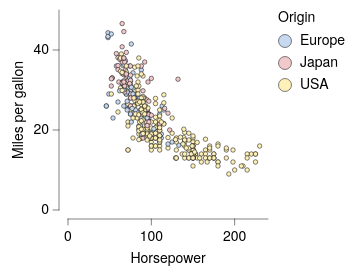

Here is the Vega-Lite specification saved for this chart:
### Vega-Lite specification from a JSON file in a GitHub repository (floating-point values rounded to 4 significant figures; data arrays with more than 128 entries replaced by an {"elided": "..."} marker saying what was removed)
{"background": null, "config": {"arc": {"fill": "#DBDBDB", "fillOpacity": 1.0, "innerRadius": 25.0, "padAngle": 0.03, "stroke": "black", "strokeOpacity": 1, "strokeWidth": 0.25}, "area": {"fill": "#DBDBDB", "fillOpacity": 1.0, "stroke": "black", "strokeOpacity": 1, "strokeWidth": 0.25}, "axis": {"domain": true, "domainCap": "round", "domainColor": "black", "domainWidth": 0.25, "grid": false, "gridCap": "round", "gridColor": "#F1F1F1", "gridDash": [0, 0], "gridOpacity": 1.0, "gridWidth": 0.25, "labelColor": "black", "labelFont": "Helvetica Neue", "labelFontSize": 7, "labelFontStyle": "normal", "labelFontWeight": 400, "offset": 4.5, "ticks": true, "tickCap": "round", "tickColor": "black", "tickRound": false, "tickSize": 3, "tickWidth": 0.25, "titleColor": "black", "titleFont": "Helvetica Neue", "titleFontSize": 7, "titleFontStyle": "normal", "titleFontWeight": 400}, "axisX": {"domain": true, "labelAlign": "center", "labelAngle": 0, "labels": true, "ticks": true, "translate": 0}, "axisY": {"domain": true, "labelAlign": "right", "labelAngle": 0, "labels": true, "ticks": true, "translate": 0}, "axisRight": {"domain": true, "labelAlign": "left", "labelAngle": 0, "labels": true, "ticks": true, "translate": 0}, "axisTop": {"domain": true, "labelAlign": "center", "labelAngle": 0, "labels": true, "ticks": true, "translate": 0}, "axisBand": {"tickOffset": 0}, "bar": {"fill": "#DBDBDB", "fillOpacity": 1.0, "stroke": "black", "strokeOpacity": 1, "strokeWidth": 0.25}, "boxplot": {"size": 9.0, "ticks": {"cornerRadius": 0.25, "fill": "black", "size": 4.5, "thickness": 0.25}, "box": {"fillOpacity": 1.0, "stroke": "black", "strokeOpacity": 1, "strokeWidth": 0.25}, "median": {"fill": "black", "fillOpacity": 1.0, "size": 9.0, "thickness": 0.25}, "rule": {"fill": "black", "fillOpacity": 1.0, "size": 10.0, "stroke": "black", "strokeDash": [0, 0], "strokeOpacity": 1, "strokeWidth": 0.25}, "outliers": {"color": "black", "fill": "black", "fillOpacity": 1.0, "size": 0, "stroke": "black", "strokeOpacity": 1, "strokeWidth": 0.25}}, "circle": {"fill": "black", "fillOpacity": 1.0, "size": 0.5, "stroke": null, "strokeOpacity": 1, "strokeWidth": 0.25}, "errorband": {"band": {"fillOpacity": 0.6, "stroke": null, "strokeWidth": 0.25, "strokeOpacity": 1}, "borders": {"opacity": 0, "strokeOpacity": 0.25, "strokeWidth": 1}}, "errorbar": {"opacity": 1, "rule": {"strokeDash": [0, 0], "strokeWidth": 0.25}, "ticks": {"color": "black", "cornerRadius": 0.125, "opacity": 1, "size": 6.0, "thickness": 0.25}, "thickness": 0.25}, "font": "Helvetica Neue", "geoshape": {"fill": "#DBDBDB", "fillOpacity": 1.0, "stroke": "black", "strokeOpacity": 1, "strokeWidth": 0.25}, "header": {"labelColor": "black", "labelFont": "Helvetica Neue", "labelFontSize": 7, "labelFontStyle": "normal", "labelFontWeight": 400, "titleColor": "black", "titleFont": "Helvetica Neue", "titleFontSize": 7, "titleFontStyle": "normal", "titleFontWeight": 400, "titlePadding": 0}, "legend": {"disable": false, "offset": 4.5, "gradientLength": 50.0, "gradientThickness": 5.0, "gradientOpacity": 1.0, "gradientStrokeColor": "black", "gradientStrokeWidth": 0.25, "labelColor": "black", "labelFont": "Helvetica Neue", "labelFontSize": 7, "labelFontStyle": "normal", "labelFontWeight": 400, "strokeColor": "black", "strokeWidth": 0, "symbolSize": 42, "symbolStrokeColor": "black", "symbolStrokeWidth": 0.25, "titleColor": "black", "titleFont": "Helvetica Neue", "titleFontSize": 7, "titleFontStyle": "normal", "titleFontWeight": 400}, "line": {"color": "black", "stroke": "black", "strokeCap": "round", "strokeDash": [0, 0], "strokeOpacity": 1, "strokeWidth": 0.375}, "point": {"filled": true, "fill": "#DBDBDB", "fillOpacity": 1.0, "size": 5.0, "stroke": "black", "strokeOpacity": 1, "strokeWidth": 0.25}, "range": {"category": ["#C6D9F1", "#F1C9CB", "#FEF0B9", "#CEE37A", "#7AA8E0", "#E589A3", "#FDDD5D", "#68B961", "#4177B1", "#C35082", "#E5C227", "#438156"], "diverging": {"scheme": ["#C35082", "#CE6D94", "#D989A7", "#E2A4BA", "#EABFCE", "#F1DBE2", "#F6F6F6", "#D7E0EB", "#B9CBE0", "#9BB6D5", "#7DA1C9", "#5F8CBD", "#4177B1"]}, "heatmap": {"scheme": ["#DFE9F7", "#C6D9F1", "#ADC8EC", "#94B8E6", "#7AA8E0", "#6097DA", "#4D87CA", "#4177B1", "#386898", "#2F597F", "#264A69", "#1D3A58"]}, "ordinal": {"scheme": ["#F1F1F1", "#DBDBDB", "#C6C6C6", "#B2B2B2", "#9D9D9D", "#898989", "#767676", "#636363", "#515151", "#404040", "#2F2F2F", "#1F1F1F"]}, "ramp": {"scheme": ["#DFE9F7", "#C6D9F1", "#ADC8EC", "#94B8E6", "#7AA8E0", "#6097DA", "#4D87CA", "#4177B1", "#386898", "#2F597F", "#264A69", "#1D3A58"]}}, "rule": {"color": "black", "stroke": "black", "strokeCap": "round", "strokeDash": [2, 2], "strokeOpacity": 1, "strokeWidth": 0.25}, "scale": {"bandPaddingInner": 0.1, "bandPaddingOuter": 0.1, "round": false}, "rect": {"fill": "#DBDBDB", "fillOpacity": 1.0, "stroke": "black", "strokeOpacity": 1, "strokeWidth": 0.25}, "square": {"fill": "#DBDBDB", "fillOpacity": 1.0, "size": 10.0, "stroke": "black", "strokeOpacity": 1, "strokeWidth": 0.25}, "text": {"color": "black", "font": "Helvetica Neue", "fontSize": 7, "fontStyle": "normal", "fontWeight": 400}, "title": {"anchor": "middle", "frame": "group", "color": "black", "font": "Helvetica Neue", "fontSize": 7, "fontStyle": "normal", "fontWeight": 400, "subtitleColor": "black", "subtitleFont": "Helvetica Neue", "subtitleFontSize": "Helvetica Neue", "subtitleFontStyle": "normal", "subtitleFontWeight": 400}, "view": {"continuousWidth": 100, "continuousHeight": 100, "discreteWidth": 100, "discreteHeight": 100, "fill": null, "stroke": null, "strokeWidth": 0.25}}, "data": {"name": "data-7285c4e2e195e5a75737a34913199f5f"}, "mark": {"type": "point"}, "encoding": {"color": {"field": "Origin", "type": "nominal"}, "x": {"field": "Horsepower", "type": "quantitative"}, "y": {"field": "Miles_per_Gallon", "title": "Miles per gallon", "type": "quantitative"}}, "$schema": "https://vega.github.io/schema/vega-lite/v6.4.1.json", "datasets": {"data-7285c4e2e195e5a75737a34913199f5f": {"elided": "392 records"}}}
